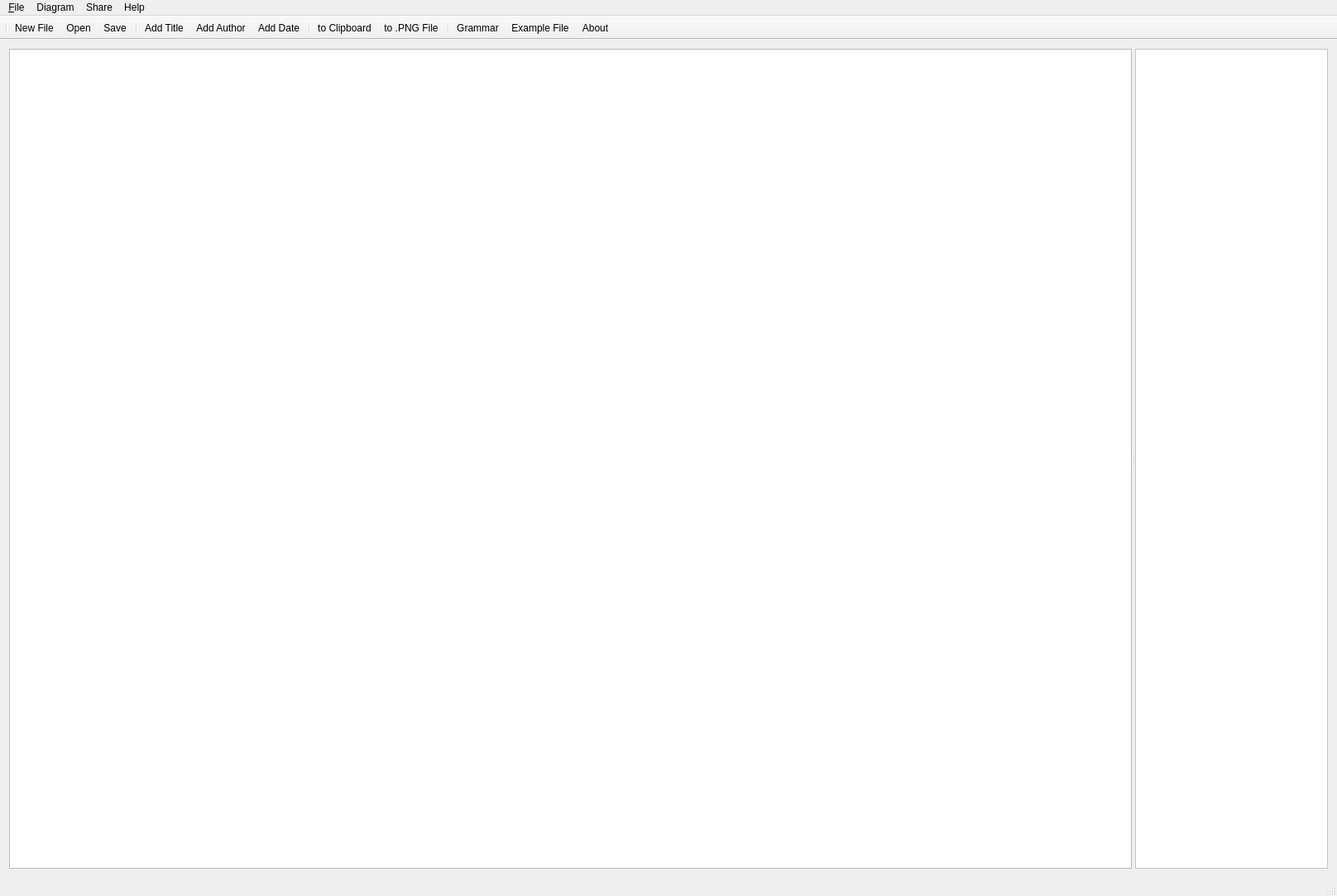
<?xml version="1.0" encoding="UTF-8"?>
<ui version="4.0">
 <class>SequencerClass</class>
 <widget class="QMainWindow" name="SequencerClass">
  <property name="geometry">
   <rect>
    <x>0</x>
    <y>0</y>
    <width>1616</width>
    <height>1083</height>
   </rect>
  </property>
  <property name="windowTitle">
   <string>Sequencer</string>
  </property>
  <widget class="QWidget" name="centralWidget">
   <layout class="QVBoxLayout" name="verticalLayout_2">
    <item>
     <widget class="QSplitter" name="splitter">
      <property name="orientation">
       <enum>Qt::Horizontal</enum>
      </property>
      <widget class="QTextBrowser" name="textBrowser">
       <property name="sizePolicy">
        <sizepolicy hsizetype="Expanding" vsizetype="Expanding">
         <horstretch>1</horstretch>
         <verstretch>0</verstretch>
        </sizepolicy>
       </property>
       <property name="font">
        <font>
         <family>Courier New</family>
         <pointsize>10</pointsize>
        </font>
       </property>
       <property name="cursor" stdset="0">
        <cursorShape>IBeamCursor</cursorShape>
       </property>
       <property name="frameShadow">
        <enum>QFrame::Sunken</enum>
       </property>
       <property name="lineWrapMode">
        <enum>QTextEdit::NoWrap</enum>
       </property>
       <property name="readOnly">
        <bool>false</bool>
       </property>
      </widget>
      <widget class="QScrollArea" name="scrollArea">
       <property name="sizePolicy">
        <sizepolicy hsizetype="Expanding" vsizetype="Expanding">
         <horstretch>2</horstretch>
         <verstretch>0</verstretch>
        </sizepolicy>
       </property>
       <property name="palette">
        <palette>
         <active>
          <colorrole role="WindowText">
           <brush brushstyle="SolidPattern">
            <color alpha="255">
             <red>0</red>
             <green>0</green>
             <blue>0</blue>
            </color>
           </brush>
          </colorrole>
          <colorrole role="Button">
           <brush brushstyle="SolidPattern">
            <color alpha="255">
             <red>255</red>
             <green>255</green>
             <blue>255</blue>
            </color>
           </brush>
          </colorrole>
          <colorrole role="Light">
           <brush brushstyle="SolidPattern">
            <color alpha="255">
             <red>255</red>
             <green>255</green>
             <blue>255</blue>
            </color>
           </brush>
          </colorrole>
          <colorrole role="Midlight">
           <brush brushstyle="SolidPattern">
            <color alpha="255">
             <red>255</red>
             <green>255</green>
             <blue>255</blue>
            </color>
           </brush>
          </colorrole>
          <colorrole role="Dark">
           <brush brushstyle="SolidPattern">
            <color alpha="255">
             <red>127</red>
             <green>127</green>
             <blue>127</blue>
            </color>
           </brush>
          </colorrole>
          <colorrole role="Mid">
           <brush brushstyle="SolidPattern">
            <color alpha="255">
             <red>170</red>
             <green>170</green>
             <blue>170</blue>
            </color>
           </brush>
          </colorrole>
          <colorrole role="Text">
           <brush brushstyle="SolidPattern">
            <color alpha="255">
             <red>0</red>
             <green>0</green>
             <blue>0</blue>
            </color>
           </brush>
          </colorrole>
          <colorrole role="BrightText">
           <brush brushstyle="SolidPattern">
            <color alpha="255">
             <red>255</red>
             <green>255</green>
             <blue>255</blue>
            </color>
           </brush>
          </colorrole>
          <colorrole role="ButtonText">
           <brush brushstyle="SolidPattern">
            <color alpha="255">
             <red>0</red>
             <green>0</green>
             <blue>0</blue>
            </color>
           </brush>
          </colorrole>
          <colorrole role="Base">
           <brush brushstyle="SolidPattern">
            <color alpha="255">
             <red>255</red>
             <green>255</green>
             <blue>255</blue>
            </color>
           </brush>
          </colorrole>
          <colorrole role="Window">
           <brush brushstyle="SolidPattern">
            <color alpha="255">
             <red>255</red>
             <green>255</green>
             <blue>255</blue>
            </color>
           </brush>
          </colorrole>
          <colorrole role="Shadow">
           <brush brushstyle="SolidPattern">
            <color alpha="255">
             <red>0</red>
             <green>0</green>
             <blue>0</blue>
            </color>
           </brush>
          </colorrole>
          <colorrole role="AlternateBase">
           <brush brushstyle="SolidPattern">
            <color alpha="255">
             <red>255</red>
             <green>255</green>
             <blue>255</blue>
            </color>
           </brush>
          </colorrole>
          <colorrole role="ToolTipBase">
           <brush brushstyle="SolidPattern">
            <color alpha="255">
             <red>255</red>
             <green>255</green>
             <blue>220</blue>
            </color>
           </brush>
          </colorrole>
          <colorrole role="ToolTipText">
           <brush brushstyle="SolidPattern">
            <color alpha="255">
             <red>0</red>
             <green>0</green>
             <blue>0</blue>
            </color>
           </brush>
          </colorrole>
          <colorrole role="PlaceholderText">
           <brush brushstyle="SolidPattern">
            <color alpha="128">
             <red>0</red>
             <green>0</green>
             <blue>0</blue>
            </color>
           </brush>
          </colorrole>
         </active>
         <inactive>
          <colorrole role="WindowText">
           <brush brushstyle="SolidPattern">
            <color alpha="255">
             <red>0</red>
             <green>0</green>
             <blue>0</blue>
            </color>
           </brush>
          </colorrole>
          <colorrole role="Button">
           <brush brushstyle="SolidPattern">
            <color alpha="255">
             <red>255</red>
             <green>255</green>
             <blue>255</blue>
            </color>
           </brush>
          </colorrole>
          <colorrole role="Light">
           <brush brushstyle="SolidPattern">
            <color alpha="255">
             <red>255</red>
             <green>255</green>
             <blue>255</blue>
            </color>
           </brush>
          </colorrole>
          <colorrole role="Midlight">
           <brush brushstyle="SolidPattern">
            <color alpha="255">
             <red>255</red>
             <green>255</green>
             <blue>255</blue>
            </color>
           </brush>
          </colorrole>
          <colorrole role="Dark">
           <brush brushstyle="SolidPattern">
            <color alpha="255">
             <red>127</red>
             <green>127</green>
             <blue>127</blue>
            </color>
           </brush>
          </colorrole>
          <colorrole role="Mid">
           <brush brushstyle="SolidPattern">
            <color alpha="255">
             <red>170</red>
             <green>170</green>
             <blue>170</blue>
            </color>
           </brush>
          </colorrole>
          <colorrole role="Text">
           <brush brushstyle="SolidPattern">
            <color alpha="255">
             <red>0</red>
             <green>0</green>
             <blue>0</blue>
            </color>
           </brush>
          </colorrole>
          <colorrole role="BrightText">
           <brush brushstyle="SolidPattern">
            <color alpha="255">
             <red>255</red>
             <green>255</green>
             <blue>255</blue>
            </color>
           </brush>
          </colorrole>
          <colorrole role="ButtonText">
           <brush brushstyle="SolidPattern">
            <color alpha="255">
             <red>0</red>
             <green>0</green>
             <blue>0</blue>
            </color>
           </brush>
          </colorrole>
          <colorrole role="Base">
           <brush brushstyle="SolidPattern">
            <color alpha="255">
             <red>255</red>
             <green>255</green>
             <blue>255</blue>
            </color>
           </brush>
          </colorrole>
          <colorrole role="Window">
           <brush brushstyle="SolidPattern">
            <color alpha="255">
             <red>255</red>
             <green>255</green>
             <blue>255</blue>
            </color>
           </brush>
          </colorrole>
          <colorrole role="Shadow">
           <brush brushstyle="SolidPattern">
            <color alpha="255">
             <red>0</red>
             <green>0</green>
             <blue>0</blue>
            </color>
           </brush>
          </colorrole>
          <colorrole role="AlternateBase">
           <brush brushstyle="SolidPattern">
            <color alpha="255">
             <red>255</red>
             <green>255</green>
             <blue>255</blue>
            </color>
           </brush>
          </colorrole>
          <colorrole role="ToolTipBase">
           <brush brushstyle="SolidPattern">
            <color alpha="255">
             <red>255</red>
             <green>255</green>
             <blue>220</blue>
            </color>
           </brush>
          </colorrole>
          <colorrole role="ToolTipText">
           <brush brushstyle="SolidPattern">
            <color alpha="255">
             <red>0</red>
             <green>0</green>
             <blue>0</blue>
            </color>
           </brush>
          </colorrole>
          <colorrole role="PlaceholderText">
           <brush brushstyle="SolidPattern">
            <color alpha="128">
             <red>0</red>
             <green>0</green>
             <blue>0</blue>
            </color>
           </brush>
          </colorrole>
         </inactive>
         <disabled>
          <colorrole role="WindowText">
           <brush brushstyle="SolidPattern">
            <color alpha="255">
             <red>127</red>
             <green>127</green>
             <blue>127</blue>
            </color>
           </brush>
          </colorrole>
          <colorrole role="Button">
           <brush brushstyle="SolidPattern">
            <color alpha="255">
             <red>255</red>
             <green>255</green>
             <blue>255</blue>
            </color>
           </brush>
          </colorrole>
          <colorrole role="Light">
           <brush brushstyle="SolidPattern">
            <color alpha="255">
             <red>255</red>
             <green>255</green>
             <blue>255</blue>
            </color>
           </brush>
          </colorrole>
          <colorrole role="Midlight">
           <brush brushstyle="SolidPattern">
            <color alpha="255">
             <red>255</red>
             <green>255</green>
             <blue>255</blue>
            </color>
           </brush>
          </colorrole>
          <colorrole role="Dark">
           <brush brushstyle="SolidPattern">
            <color alpha="255">
             <red>127</red>
             <green>127</green>
             <blue>127</blue>
            </color>
           </brush>
          </colorrole>
          <colorrole role="Mid">
           <brush brushstyle="SolidPattern">
            <color alpha="255">
             <red>170</red>
             <green>170</green>
             <blue>170</blue>
            </color>
           </brush>
          </colorrole>
          <colorrole role="Text">
           <brush brushstyle="SolidPattern">
            <color alpha="255">
             <red>127</red>
             <green>127</green>
             <blue>127</blue>
            </color>
           </brush>
          </colorrole>
          <colorrole role="BrightText">
           <brush brushstyle="SolidPattern">
            <color alpha="255">
             <red>255</red>
             <green>255</green>
             <blue>255</blue>
            </color>
           </brush>
          </colorrole>
          <colorrole role="ButtonText">
           <brush brushstyle="SolidPattern">
            <color alpha="255">
             <red>127</red>
             <green>127</green>
             <blue>127</blue>
            </color>
           </brush>
          </colorrole>
          <colorrole role="Base">
           <brush brushstyle="SolidPattern">
            <color alpha="255">
             <red>255</red>
             <green>255</green>
             <blue>255</blue>
            </color>
           </brush>
          </colorrole>
          <colorrole role="Window">
           <brush brushstyle="SolidPattern">
            <color alpha="255">
             <red>255</red>
             <green>255</green>
             <blue>255</blue>
            </color>
           </brush>
          </colorrole>
          <colorrole role="Shadow">
           <brush brushstyle="SolidPattern">
            <color alpha="255">
             <red>0</red>
             <green>0</green>
             <blue>0</blue>
            </color>
           </brush>
          </colorrole>
          <colorrole role="AlternateBase">
           <brush brushstyle="SolidPattern">
            <color alpha="255">
             <red>255</red>
             <green>255</green>
             <blue>255</blue>
            </color>
           </brush>
          </colorrole>
          <colorrole role="ToolTipBase">
           <brush brushstyle="SolidPattern">
            <color alpha="255">
             <red>255</red>
             <green>255</green>
             <blue>220</blue>
            </color>
           </brush>
          </colorrole>
          <colorrole role="ToolTipText">
           <brush brushstyle="SolidPattern">
            <color alpha="255">
             <red>0</red>
             <green>0</green>
             <blue>0</blue>
            </color>
           </brush>
          </colorrole>
          <colorrole role="PlaceholderText">
           <brush brushstyle="SolidPattern">
            <color alpha="128">
             <red>0</red>
             <green>0</green>
             <blue>0</blue>
            </color>
           </brush>
          </colorrole>
         </disabled>
        </palette>
       </property>
       <property name="cursor" stdset="0">
        <cursorShape>CrossCursor</cursorShape>
       </property>
       <property name="widgetResizable">
        <bool>true</bool>
       </property>
       <property name="alignment">
        <set>Qt::AlignLeading|Qt::AlignLeft|Qt::AlignTop</set>
       </property>
       <widget class="QWidget" name="scrollAreaWidgetContents">
        <property name="geometry">
         <rect>
          <x>0</x>
          <y>0</y>
          <width>231</width>
          <height>948</height>
         </rect>
        </property>
        <property name="cursor">
         <cursorShape>ArrowCursor</cursorShape>
        </property>
        <property name="layoutDirection">
         <enum>Qt::LeftToRight</enum>
        </property>
        <layout class="QVBoxLayout" name="verticalLayout">
         <property name="leftMargin">
          <number>0</number>
         </property>
         <property name="topMargin">
          <number>0</number>
         </property>
         <property name="rightMargin">
          <number>0</number>
         </property>
         <property name="bottomMargin">
          <number>0</number>
         </property>
         <item>
          <widget class="QLabel" name="label">
           <property name="sizePolicy">
            <sizepolicy hsizetype="Ignored" vsizetype="Ignored">
             <horstretch>0</horstretch>
             <verstretch>0</verstretch>
            </sizepolicy>
           </property>
           <property name="layoutDirection">
            <enum>Qt::LeftToRight</enum>
           </property>
           <property name="text">
            <string>TextLabel</string>
           </property>
           <property name="alignment">
            <set>Qt::AlignLeading|Qt::AlignLeft|Qt::AlignTop</set>
           </property>
          </widget>
         </item>
         <item>
          <spacer name="verticalSpacer">
           <property name="orientation">
            <enum>Qt::Vertical</enum>
           </property>
           <property name="sizeHint" stdset="0">
            <size>
             <width>20</width>
             <height>40</height>
            </size>
           </property>
          </spacer>
         </item>
        </layout>
       </widget>
      </widget>
     </widget>
    </item>
   </layout>
  </widget>
  <widget class="QMenuBar" name="menuBar">
   <property name="geometry">
    <rect>
     <x>0</x>
     <y>0</y>
     <width>1616</width>
     <height>26</height>
    </rect>
   </property>
   <widget class="QMenu" name="menu_File">
    <property name="title">
     <string>&amp;File</string>
    </property>
    <addaction name="actionCreate_New"/>
    <addaction name="actionOpen"/>
    <addaction name="actionSave"/>
    <addaction name="actionSave_As"/>
    <addaction name="actionExit"/>
   </widget>
   <widget class="QMenu" name="menuDiagram">
    <property name="title">
     <string>Diagram</string>
    </property>
    <addaction name="actionAdd_Title"/>
    <addaction name="actionAdd_Author"/>
    <addaction name="actionAdd_Date"/>
   </widget>
   <widget class="QMenu" name="menuHelp">
    <property name="title">
     <string>Help</string>
    </property>
    <addaction name="actionExample_File"/>
    <addaction name="actionGrammar"/>
    <addaction name="separator"/>
    <addaction name="actionAbout"/>
   </widget>
   <widget class="QMenu" name="menuShare">
    <property name="title">
     <string>Share</string>
    </property>
    <addaction name="actionCopy_Diagram_to_Clipboard"/>
    <addaction name="actionExport_Diagram_As"/>
   </widget>
   <addaction name="menu_File"/>
   <addaction name="menuDiagram"/>
   <addaction name="menuShare"/>
   <addaction name="menuHelp"/>
  </widget>
  <widget class="QToolBar" name="mainToolBar">
   <property name="movable">
    <bool>false</bool>
   </property>
   <property name="orientation">
    <enum>Qt::Horizontal</enum>
   </property>
   <property name="toolButtonStyle">
    <enum>Qt::ToolButtonTextUnderIcon</enum>
   </property>
   <property name="floatable">
    <bool>false</bool>
   </property>
   <attribute name="toolBarArea">
    <enum>TopToolBarArea</enum>
   </attribute>
   <attribute name="toolBarBreak">
    <bool>false</bool>
   </attribute>
   <addaction name="separator"/>
   <addaction name="actionCreate_New"/>
   <addaction name="actionOpen"/>
   <addaction name="actionSave"/>
   <addaction name="separator"/>
   <addaction name="actionAdd_Title"/>
   <addaction name="actionAdd_Author"/>
   <addaction name="actionAdd_Date"/>
   <addaction name="separator"/>
   <addaction name="actionCopy_Diagram_to_Clipboard"/>
   <addaction name="actionExport_Diagram_As"/>
   <addaction name="separator"/>
   <addaction name="actionGrammar"/>
   <addaction name="actionExample_File"/>
   <addaction name="actionAbout"/>
  </widget>
  <widget class="QStatusBar" name="statusBar"/>
  <action name="actionCreate_New">
   <property name="icon">
    <iconset resource="Sequencer.qrc">
     <normaloff>:/Sequencer/resources/icon-new-file.png</normaloff>:/Sequencer/resources/icon-new-file.png</iconset>
   </property>
   <property name="text">
    <string>New File</string>
   </property>
  </action>
  <action name="actionOpen">
   <property name="icon">
    <iconset resource="Sequencer.qrc">
     <normaloff>:/Sequencer/resources/icon-open.png</normaloff>:/Sequencer/resources/icon-open.png</iconset>
   </property>
   <property name="text">
    <string>Open</string>
   </property>
   <property name="iconVisibleInMenu">
    <bool>true</bool>
   </property>
  </action>
  <action name="actionSave">
   <property name="icon">
    <iconset resource="Sequencer.qrc">
     <normaloff>:/Sequencer/resources/icon-save.png</normaloff>:/Sequencer/resources/icon-save.png</iconset>
   </property>
   <property name="text">
    <string>Save</string>
   </property>
  </action>
  <action name="actionSave_As">
   <property name="text">
    <string>Save As...</string>
   </property>
  </action>
  <action name="actionExit">
   <property name="text">
    <string>Exit</string>
   </property>
   <property name="visible">
    <bool>false</bool>
   </property>
  </action>
  <action name="actionAdd_Title">
   <property name="icon">
    <iconset resource="Sequencer.qrc">
     <normaloff>:/Sequencer/resources/icon-title.png</normaloff>:/Sequencer/resources/icon-title.png</iconset>
   </property>
   <property name="text">
    <string>Add Title</string>
   </property>
  </action>
  <action name="actionAdd_Author">
   <property name="icon">
    <iconset resource="Sequencer.qrc">
     <normaloff>:/Sequencer/resources/icon-author.png</normaloff>:/Sequencer/resources/icon-author.png</iconset>
   </property>
   <property name="text">
    <string>Add Author</string>
   </property>
  </action>
  <action name="actionAdd_Date">
   <property name="icon">
    <iconset resource="Sequencer.qrc">
     <normaloff>:/Sequencer/resources/icon-calendar.png</normaloff>:/Sequencer/resources/icon-calendar.png</iconset>
   </property>
   <property name="text">
    <string>Add Date</string>
   </property>
  </action>
  <action name="actionAbout">
   <property name="icon">
    <iconset resource="Sequencer.qrc">
     <normaloff>:/Sequencer/resources/icon-info.png</normaloff>:/Sequencer/resources/icon-info.png</iconset>
   </property>
   <property name="text">
    <string>About</string>
   </property>
  </action>
  <action name="actionGrammar">
   <property name="icon">
    <iconset resource="Sequencer.qrc">
     <normaloff>:/Sequencer/resources/icon-grammar.png</normaloff>:/Sequencer/resources/icon-grammar.png</iconset>
   </property>
   <property name="text">
    <string>Grammar</string>
   </property>
  </action>
  <action name="actionExample_File">
   <property name="icon">
    <iconset resource="Sequencer.qrc">
     <normaloff>:/Sequencer/resources/icon-example.png</normaloff>:/Sequencer/resources/icon-example.png</iconset>
   </property>
   <property name="text">
    <string>Example File</string>
   </property>
  </action>
  <action name="actionCopy_Diagram_to_Clipboard">
   <property name="icon">
    <iconset resource="Sequencer.qrc">
     <normaloff>:/Sequencer/resources/icon-copy.png</normaloff>:/Sequencer/resources/icon-copy.png</iconset>
   </property>
   <property name="text">
    <string>to Clipboard</string>
   </property>
  </action>
  <action name="actionExport_Diagram_As">
   <property name="icon">
    <iconset resource="Sequencer.qrc">
     <normaloff>:/Sequencer/resources/icon-export.png</normaloff>:/Sequencer/resources/icon-export.png</iconset>
   </property>
   <property name="text">
    <string>to .PNG File</string>
   </property>
  </action>
 </widget>
 <layoutdefault spacing="6" margin="11"/>
 <resources>
  <include location="Sequencer.qrc"/>
 </resources>
 <connections/>
</ui>
